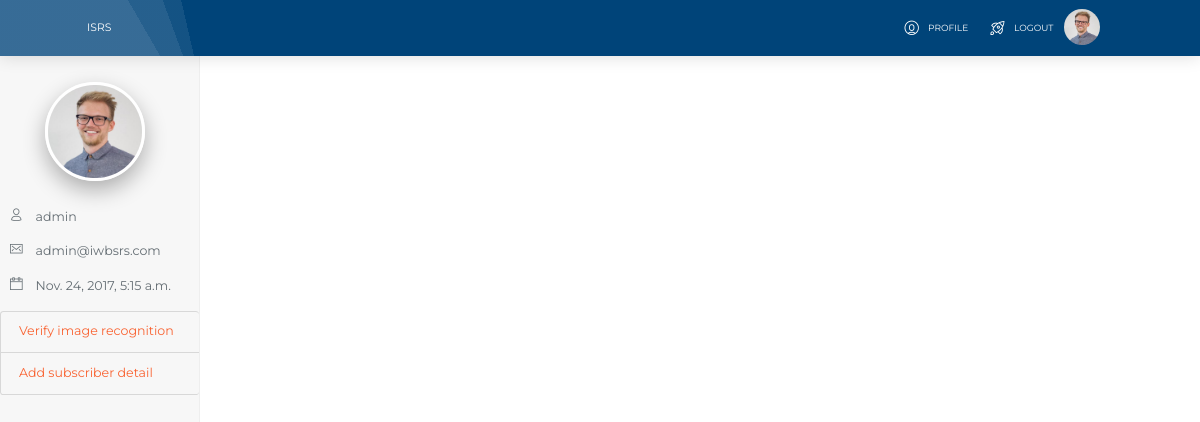
/subscriber/ (signed in), run on an earlier commit of the app's database.
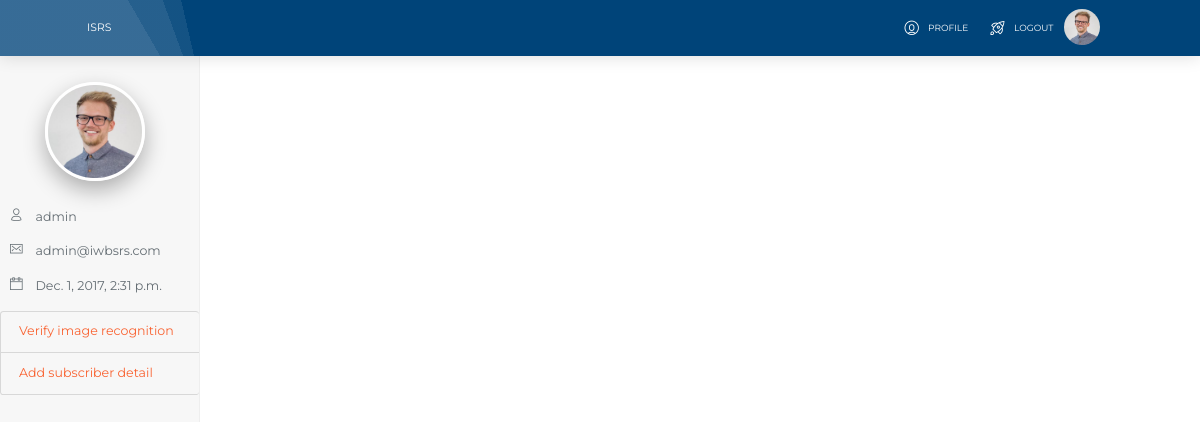
And on a later commit of the database.
### subscriber/models.py (models this page shows)
class Subscriber(AbstractUser):
    gender = models.CharField(max_length=10,null=True,choices=GENDER_TYPE)
    date_of_birth = models.DateField(null=True,blank=True)
    state_of_origin = models.CharField(max_length=30,null=True)
    occupation = models.CharField(max_length=250,null=True)
    address = models.TextField(default='Address')
    local_government = models.CharField(max_length=30)
    nationality = models.CharField(max_length=30)
    image = models.ImageField(verbose_name='Captured image')
    role = models.CharField(max_length=30,choices=USER_TYPE,default='SUBSCRIBER')

### subscriber/views.py (the view)
# urls.py: url(r'^subscriber/', HomePageView.as_view(), name='home'),
class HomePageView(TemplateView):
    template_name = "base_generic.html"

### templates/base_generic.html (shortened to what this page needs)
<!DOCTYPE html>
<html lang="en">
{% load pwa %}
{% load staticfiles %}
{% load crispy_forms_tags %}
<head>
    {% include 'head.html' %}
    <link rel="stylesheet" href="{% static 'assets/css/dashboard.css' %}">
    <link rel="stylesheet" href="//cdnjs.cloudflare.com/ajax/libs/uikit/2.24.3/css/uikit.min.css">
    <link rel="stylesheet" href="https://cdn.datatables.net/1.10.15/css/dataTables.uikit.min.css">
</head>
<body>
{% if user.is_authenticated %}
    <nav class="navbar navbar-toggleable-md fan fixed-top">
        <div class="container">
            <div class="navbar-translate">
                <a class="navbar-brand" href="#pablo" style="margin: -15px">
                    ISRS
                </a>
            </div>
            <div class="collapse navbar-collapse justify-content-end" id="example-navbar-primary">
                <ul class="navbar-nav">
                    <li class="nav-item">
                        <a class="nav-link" href="{% url 'subscriber:profile' %}">
                            <i class="now-ui-icons users_circle-08"></i>
                            <p>Profile</p>
                        </a>
                    </li>
                    <li class="nav-item">
                        <a class="nav-link" href="{% url 'subscriber:logout' %}">
                            <i class="now-ui-icons objects_spaceship"></i>
                            <p>logout</p>
                        </a>
                    </li>
                    <li class="nav-item">
                        <img src="http://localhost:8000/media/{{ user.image }}" alt="" class="rounded-circle img-responsive" style="width: 40px"/>
                    </li>
                </ul>
            </div>
        </div>
    </nav>
{% endif %}
{% block sideBar %}
    <div class="container-fluid">
        <div class="row">
            <nav class="col-sm-3 col-md-2 hidden-xs-down bg-faded sidebar">
                <img src="http://localhost:8000/media/{{ user.image }}" alt="" class="rounded-circle img-responsive img-raised" style="width: 50%; margin: 50px; margin-top: 20px; border: solid white"/>
                <div style="margin-left: 5%; margin-top: -10%" class="text-muted">
                    <p><i class="now-ui-icons users_single-02"></i> &ensp; {{ user.username }}</p>
                    <p><i class="now-ui-icons ui-1_email-85"></i> &ensp; {{ user.email }}</p>
                    <p><i class="now-ui-icons ui-1_calendar-60"></i> &ensp; {{ user.last_login }}</p>
                </div>
                {% if user.role == 'REGISTRATION AGENT'%}
                    <div class="list-group">
                        <a href="https://demo.kairos.com/recognize/" target="_blank" class="list-group-item" style="background-color: #F7F7F7; border-right: none">Verify image recognition</a>
                        <a href="{% url 'subscriber:capture_image' %}" class="list-group-item" style="background-color: #F7F7F7; border-right: none">Add subscriber detail</a>
                    </div>
                {% endif %}
            </nav>
        </div>
    </div>
{% endblock %}
</body>
</html>

### templates/head.html (shortened to what this page needs)
{% load staticfiles %}
<link rel="stylesheet" href="https://maxcdn.bootstrapcdn.com/font-awesome/latest/css/font-awesome.min.css" />
<link href="{% static 'assets/css/bootstrap.min.css' %}" rel="stylesheet" />
<link href="{% static 'assets/css/now-ui-kit.css' %}" rel="stylesheet" />
<link href="{% static 'assets/css/demo.css' %}" rel="stylesheet" />
<link rel="stylesheet" href="https://cdn.datatables.net/buttons/1.3.1/css/buttons.bootstrap.min.css">
<link rel="stylesheet" href="https://cdn.datatables.net/select/1.2.2/css/select.dataTables.min.css">
<link rel="stylesheet" href="https://cdn.datatables.net/keytable/2.2.1/css/keyTable.dataTables.min.css">
<link rel="stylesheet" href="https://cdn.datatables.net/responsive/2.1.1/css/responsive.dataTables.min.css">
<link rel="stylesheet"
  href="https://cdnjs.cloudflare.com/ajax/libs/animate.css/3.5.2/animate.min.css">

### templates/scripts.html (shortened to what this page needs)
{% load staticfiles %}

### iwsrs/static/assets/css/dashboard.css (style rules this page uses)
body { padding-top: 50px; }
.sidebar { position: fixed; top: 51px; bottom: 0; left: 0; z-index: 1000; padding: 20px; overflow-x: hidden; overflow-y: auto; border-right: 1px solid #eee; }
.sidebar { padding-left: 0; padding-right: 0; }

### templates/head.html (style rules this page uses)
.fan { background-image: linear-gradient(-120deg, rgba(245,33,33,0) 87%, rgba(255,255,255,0.08) 15%),linear-gradient(-110deg, rgba(27,0,255,0) 85%, rgba(255,255,255,0.08) 15%),linear-gradient(-103deg, rgba(255,33,33,0) 84%, rgba(255,255,255,0.08) 15%),radial-gradient(circle, #004479 0%, #004479 100%); padding: -50px; }

### templates/base_generic.html (style rules this page uses)
body { zoom: 90%; }

What changed in the data, as far as the page shows it:
changed Subscriber "admin": last_login "Nov. 24, 2017, 5:15 a.m." → "Dec. 1, 2017, 2:31 p.m."
